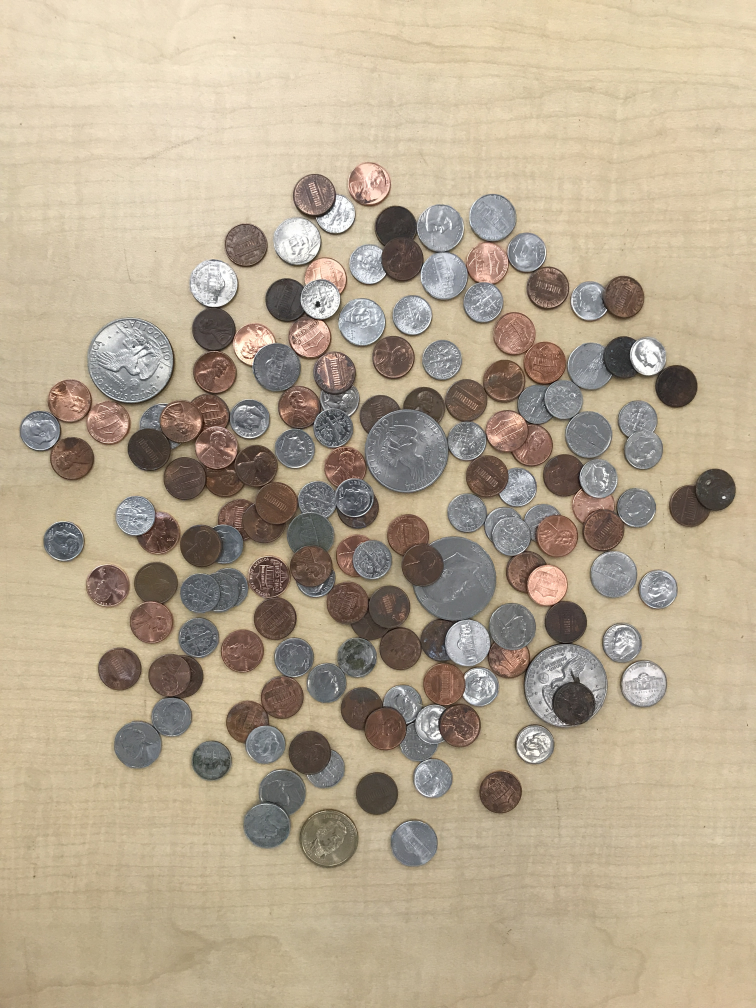
//> input picture circle-detection/image.jpg, 3024 x 4032 px (shown at 1/4 size)
$ ./mask image.jpg   (built with g++ and OpenCV 4)
//> lines starting //> are read from the running program, lines starting //| are printed output that depends on the picture; after the words box and inside, x2 and y2 are one past the last pixel; in counts of white or black regions, pixels touching at a corner belong together
#include <opencv2/opencv.hpp>
#include <iostream>
#include <stdio.h>
#include <unordered_map>
#include <unordered_set>
void LoadImage(const char* fileName, cv::Mat &src, cv::Mat &src_gray)
{
//> called with fileName = "image.jpg"
    src = cv::imread(fileName, 1);
//> src is the input picture: 4032 rows x 3024 cols, CV_8UC3; mean B, G, R 144.3, 167.6, 182.5
    cv::cvtColor(src, src_gray, cv::COLOR_BGR2GRAY);
}
void SmoothImage(cv::Mat &src, cv::Mat &dst)
{
    //do a closing morphology with cross kernel of size 2*9 + 1
    int m_size = 5;
    cv::GaussianBlur(src, dst, cv::Size(11, 11), 2, 2);
    cv::Mat element = cv::getStructuringElement(2, cv::Size(7, 7));
    cv::morphologyEx(src, dst, 2, element);
    cv::morphologyEx(dst, dst, 2, element);
    cv::morphologyEx(dst, dst, 0, element);
    cv::morphologyEx(dst, dst, 2, element);
    cv::morphologyEx(dst, dst, 2, element);
    cv::morphologyEx(dst, dst, 2, element);
    cv::morphologyEx(dst, dst, 2, element);
    //cv::morphologyEx(dst, dst, 0, element);
    //
}
int GetPixelLocation(cv::Mat &src, int y, int x)
{
    return src.cols * y + x;
}
//flood fill to find connected components,
//then remove components less than a certain size
void RemoveCoinsFromMask(cv::Mat &src, cv::Mat &mask)
{
    //run connected components on the background
    cv::Mat labelImage, stats, centroids;
    std::unordered_set<int> largeEnoughLabels;
    int nLabels = cv::connectedComponentsWithStats(mask, labelImage, stats, centroids, 4);
    //find all labels that are large enough (meaning not noise in coin)
    for(int i = 0; i < nLabels; i++)
        if(stats.at<int>(i, cv::CC_STAT_AREA) > 20000)
            largeEnoughLabels.insert(i);
    for(int i = 0; i < mask.rows; i++)
        for(int j = 0; j < mask.cols; j++)
        {
            int label = labelImage.at<int>(i, j);
            if(largeEnoughLabels.find(label) == largeEnoughLabels.end())
            {
                mask.at<uchar>(i, j) = 0;
            }

        }
}
void DisplayImage(const char* window_name, cv::Mat &src, cv::Size dimensions)
{
    cv::namedWindow(window_name, cv::WINDOW_NORMAL);
    cv::resizeWindow(window_name, dimensions);
    cv::imshow(window_name, src);
}
int main(int argc, char** argv)
{
    cv::Mat src, src_gray, image;
    LoadImage(argv[1], src, src_gray); //load image
    //split the color image into 3 color channels, smooth it, then recombine
    std::vector<cv::Mat> channels(3);
    cv::split(src, channels);
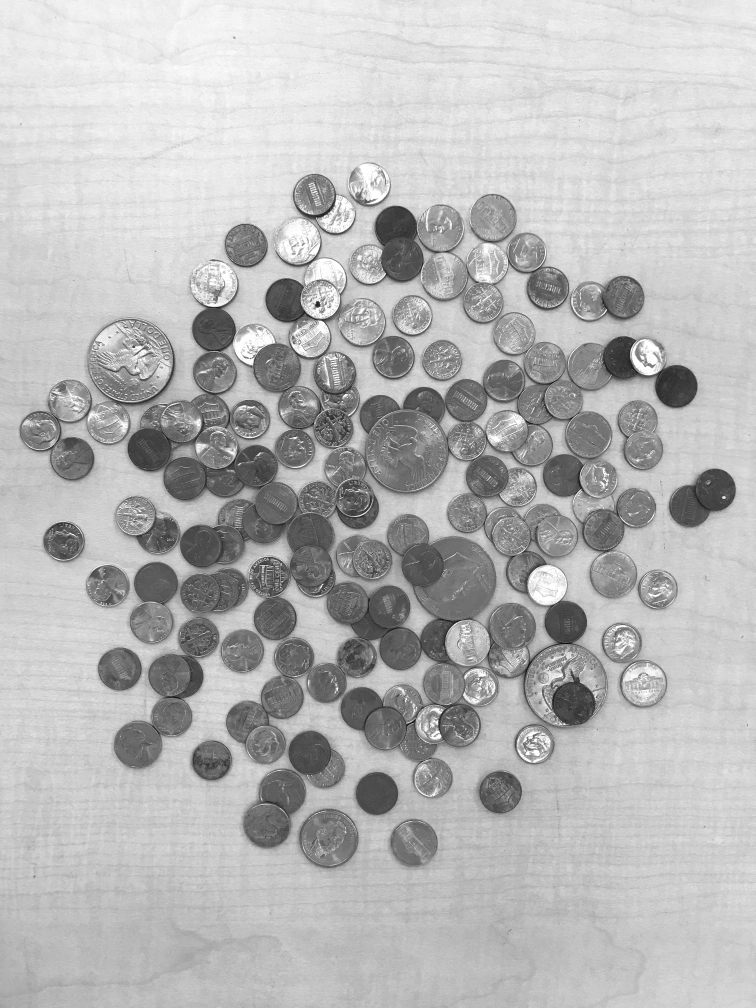
//> channels[2]: 4032 rows x 3024 cols, CV_8UC1 (shown at 1/4 size); min 0, max 255, mean 182.5
    for(int i = 0; i < 3; i++)
        SmoothImage(channels[i], channels[i]);
//> this loop made 3 passes
//> pass 1, in SmoothImage, `cv::morphologyEx(dst, dst, 0, element);`:
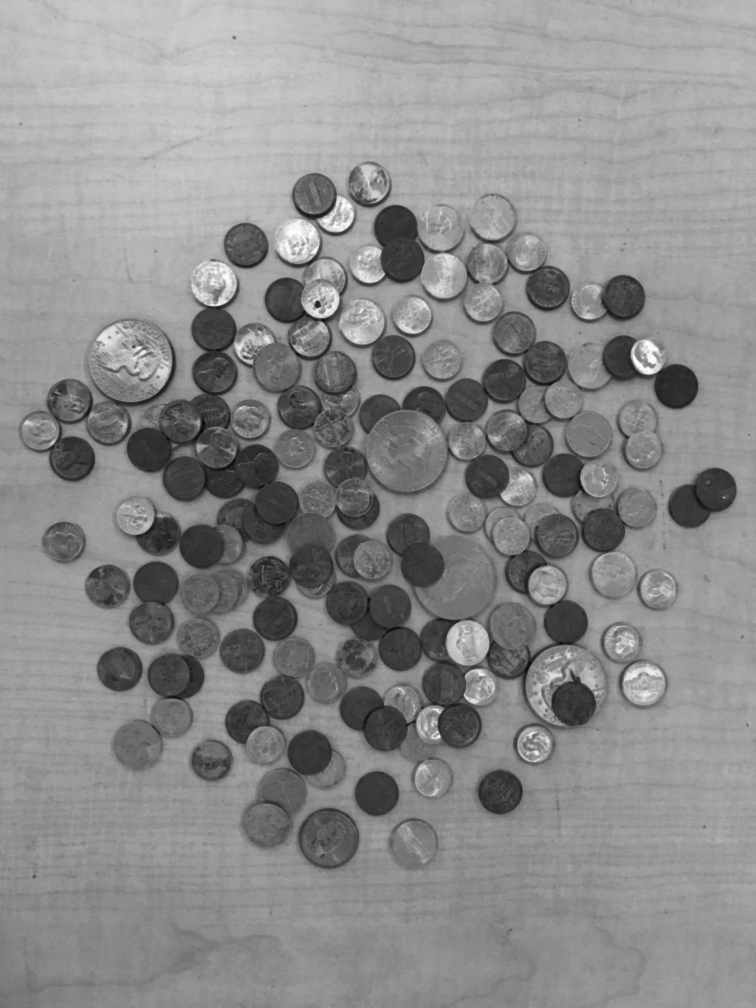
//> dst: 4032 rows x 3024 cols, CV_8UC1 (shown at 1/4 size); min 8, max 255, mean 138.9
    cv::merge(channels, image);
    int histSize = 256;
    float range[] = { 0, 256 }; //the upper boundary is exclusive
    const float* histRange = { range };
    bool uniform = true, accumulate = false;
    cv::Mat b_hist, g_hist, r_hist;
    calcHist( &channels[0], 1, 0, cv::Mat(), b_hist, 1, &histSize, &histRange, uniform, accumulate );
//> b_hist = 256 values, max 222718 at index 154, min 0 at index 0, mean 47628
    calcHist( &channels[1], 1, 0, cv::Mat(), g_hist, 1, &histSize, &histRange, uniform, accumulate );
//> g_hist = 256 values, max 238209 at index 186, min 0 at index 0, mean 47628
    calcHist( &channels[2], 1, 0, cv::Mat(), r_hist, 1, &histSize, &histRange, uniform, accumulate );
//> r_hist = 256 values, max 235072 at index 203, min 0 at index 0, mean 47628
    int hist_w = 512, hist_h = 400;
    int bin_w = cvRound( (double) hist_w/histSize );
    cv::Mat histImage( hist_h, hist_w, CV_8UC3, cv::Scalar( 0,0,0) );
    normalize(b_hist, b_hist, 0, histImage.rows, cv::NORM_MINMAX, -1, cv::Mat() );
//> b_hist = 256 values, max 400 at index 154, min 0 at index 0, mean 85.54
    normalize(g_hist, g_hist, 0, histImage.rows, cv::NORM_MINMAX, -1, cv::Mat() );
//> g_hist = 256 values, max 400 at index 186, min 0 at index 0, mean 79.98
    normalize(r_hist, r_hist, 0, histImage.rows, cv::NORM_MINMAX, -1, cv::Mat() );
//> r_hist = 256 values, max 400 at index 203, min 0 at index 0, mean 81.04
    for( int i = 1; i < histSize; i++ )
    {
        line( histImage, cv::Point( bin_w*(i-1), hist_h - cvRound(b_hist.at<float>(i-1)) ),
              cv::Point( bin_w*(i), hist_h - cvRound(b_hist.at<float>(i)) ),
              cv::Scalar( 255, 0, 0), 2, 8, 0  );
        line( histImage, cv::Point( bin_w*(i-1), hist_h - cvRound(g_hist.at<float>(i-1)) ),
              cv::Point( bin_w*(i), hist_h - cvRound(g_hist.at<float>(i)) ),
              cv::Scalar( 0, 255, 0), 2, 8, 0  );
        line( histImage, cv::Point( bin_w*(i-1), hist_h - cvRound(r_hist.at<float>(i-1)) ),
              cv::Point( bin_w*(i), hist_h - cvRound(r_hist.at<float>(i)) ),
              cv::Scalar( 0, 0, 255), 2, 8, 0  );
    }
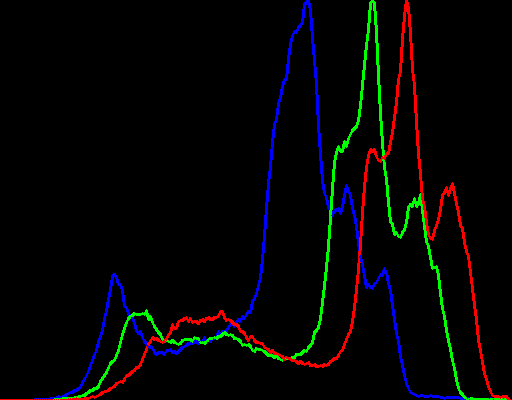
//> histImage: 400 rows x 512 cols, CV_8UC3; mean B, G, R 4.5, 4.5, 4.8
    cv::namedWindow("image", cv::WINDOW_NORMAL);
    cv::resizeWindow("image", 1200, 1600);
    cv::imshow("image", image);
    //cv::waitKey();
    cv::Mat background_mask = cv::Mat::zeros(image.size(), CV_8UC1);
    for(int i = 0; i < image.rows; i++)
    {
        for(int j = 0; j < image.cols; j++)
        {
            cv::Vec3b pixel = image.at<cv::Vec3b>(i, j);
            int b_freq = b_hist.at<float>(pixel[0]);
            int g_freq = g_hist.at<float>(pixel[1]);
            int r_freq = r_hist.at<float>(pixel[2]);
            int t_min = 100;
            if(b_freq > t_min && g_freq > t_min && r_freq > t_min)
                background_mask.at<uchar>(i, j) = 1;
            else
                background_mask.at<uchar>(i, j) = 0;
        }
    }
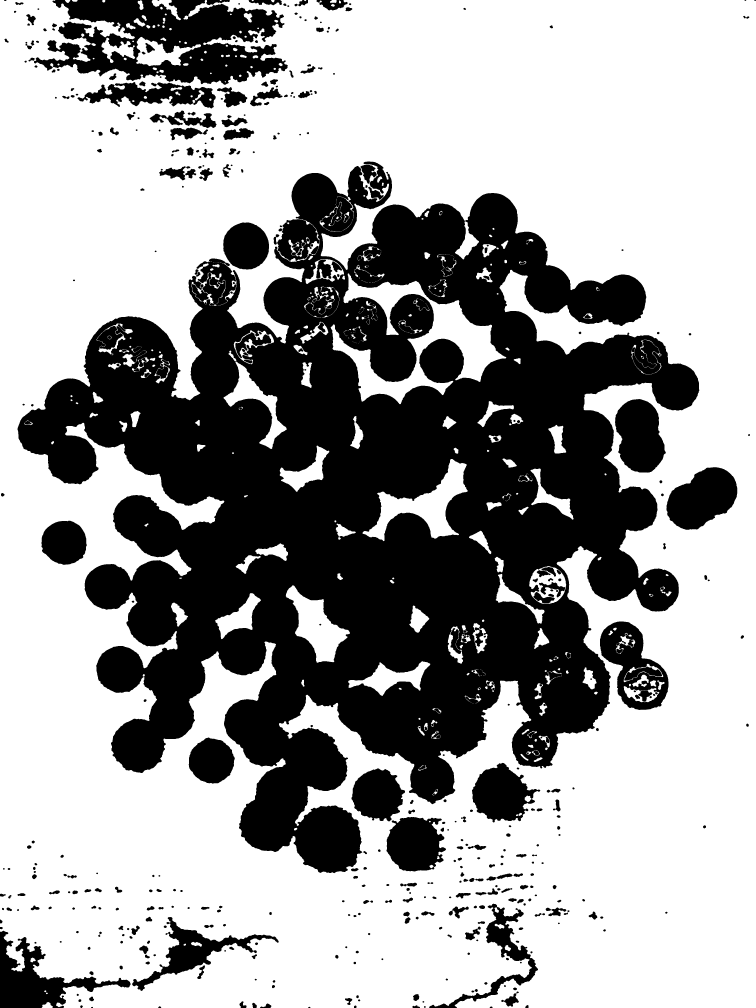
//> background_mask: 4032 rows x 3024 cols, CV_8UC1 (shown at 1/4 size); values 0 (black) and 1 (white), 62.9% white; 442 black regions, largest, box (x1, y1, x2, y2) and area: (70, 646, 2797, 3493) 3720672, (136, 0, 1151, 339) 201601, (0, 3723, 522, 4032) 54672
    cv::Mat display1, display2;
    src.copyTo(display1, 1 - background_mask);
    DisplayImage("v1", display1, cv::Size(1600, 1200));
    RemoveCoinsFromMask(image, background_mask);
//> in RemoveCoinsFromMask, `int nLabels = cv::connectedComponentsWithStats(mask, labelImage, stats..`:
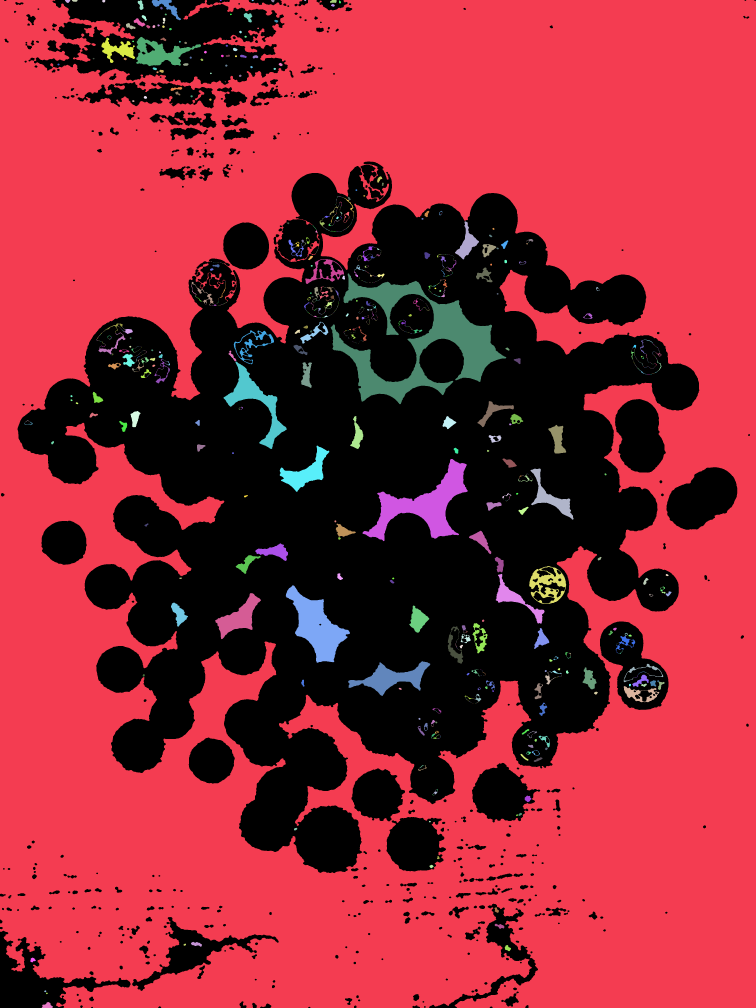
//> labelImage: 4032 rows x 3024 cols, CV_32SC1 (shown at 1/4 size); 1482 distinct labels, from 0 to 1481; one colour per label, 0 black
//> in RemoveCoinsFromMask, `int nLabels = cv::connectedComponentsWithStats(mask, labelImage, stats..`: stats = 1482 rows, first 6: [0, 0, 3024, 4032, 4523324], [0, 0, 3024, 4032, 7234254], [260, 0, 21, 12, 175], [288, 0, 22, 7, 133], [409, 0, 12, 10, 103], [551, 0, 23, 40, 556]; centroids = 1482 pairs, first value 99 to 2674.2, second value 1.08 to 4022.6; nLabels = 1482
//> after the loop in RemoveCoinsFromMask, `for(int i = 0; i < mask.rows; i++)`: mask: 4032 rows x 3024 cols, CV_8UC1; values 0 (black) and 1 (white), 61% white; 387 black regions, largest, box (x1, y1, x2, y2) and area: (70, 646, 2797, 3493) 3925700, (136, 0, 1151, 339) 231644, (2400, 2486, 2674, 2840) 57984
    cv::Mat inverse_mask = 1 - background_mask;
    src.copyTo(display2, inverse_mask);
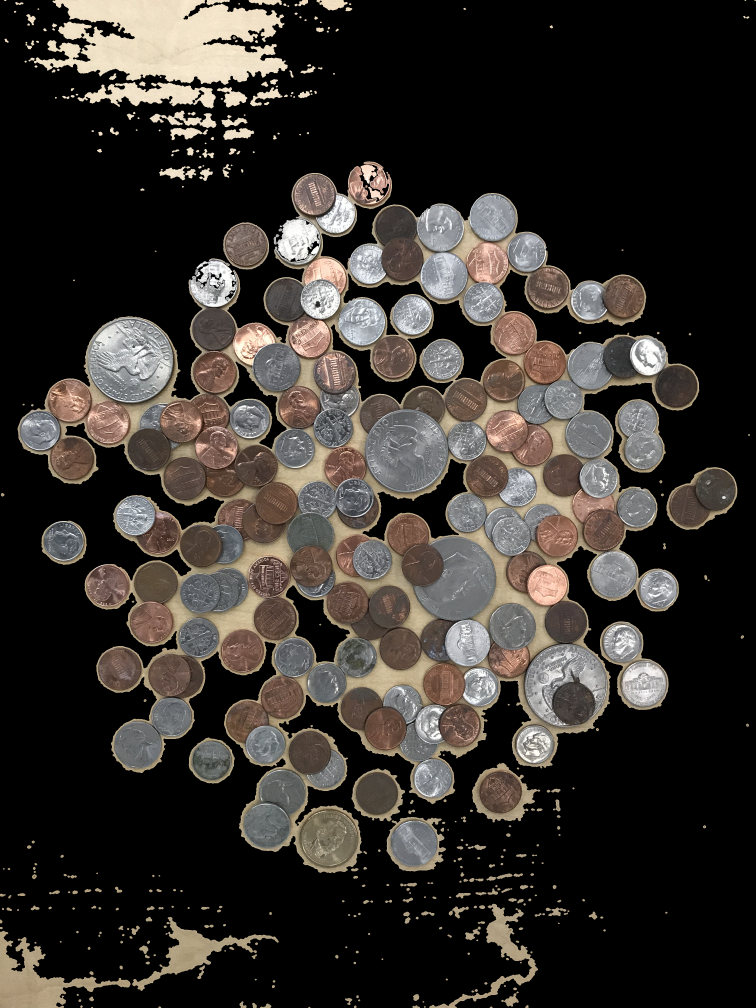
//> display2: 4032 rows x 3024 cols, CV_8UC3 (shown at 1/4 size); mean B, G, R 46.2, 50.7, 55.4
    DisplayImage("v2", display2, cv::Size(1600, 1200));
    cv::waitKey();

    // [28 lines of commented-out code are left out]
}

$ run again, on circle-detection/coins2.jpg
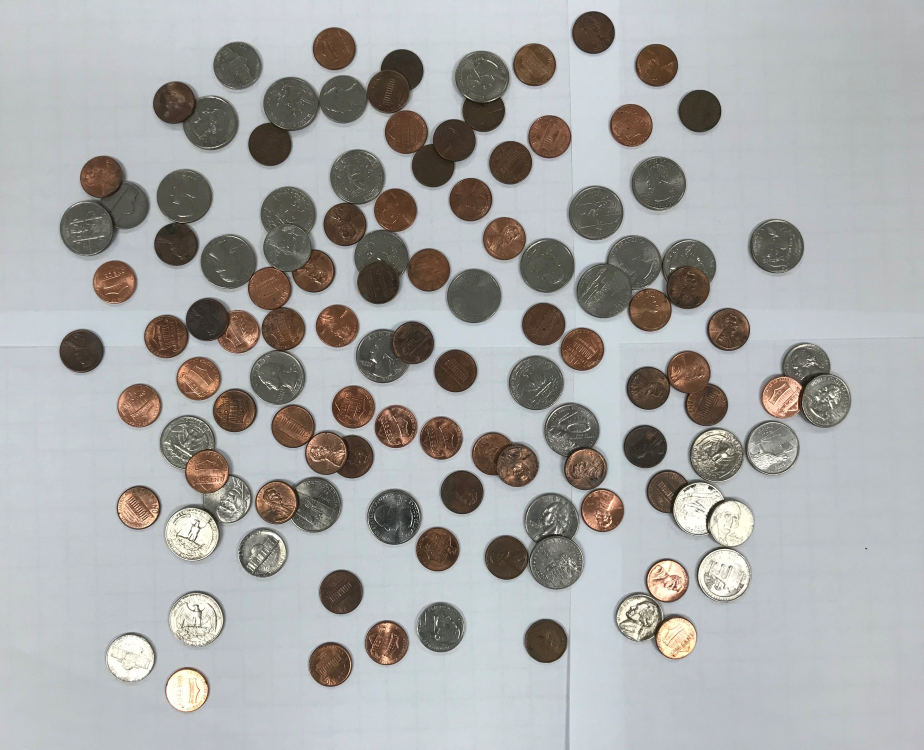
//> input picture circle-detection/coins2.jpg, 3696 x 2997 px (shown at 1/4 size)
//> in LoadImage, src is the input picture: 2997 rows x 3696 cols, CV_8UC3; mean B, G, R 166.9, 167.9, 167.6
//> `calcHist( &channels[0], 1, 0, cv::Mat(), b_hist, 1, &histSize, &histRa..`: b_hist = 256 values, max 465443 at index 197, min 0 at index 0, mean 43269.2
//> `calcHist( &channels[1], 1, 0, cv::Mat(), g_hist, 1, &histSize, &histRa..`: g_hist = 256 values, max 478297 at index 193, min 0 at index 0, mean 43269.2
//> `calcHist( &channels[2], 1, 0, cv::Mat(), r_hist, 1, &histSize, &histRa..`: r_hist = 256 values, max 531867 at index 189, min 0 at index 0, mean 43269.2
//> `normalize(b_hist, b_hist, 0, histImage.rows, cv::NORM_MINMAX, -1, cv::..`: b_hist = 256 values, max 400 at index 197, min 0 at index 0, mean 37.19
//> `normalize(g_hist, g_hist, 0, histImage.rows, cv::NORM_MINMAX, -1, cv::..`: g_hist = 256 values, max 400 at index 193, min 0 at index 0, mean 36.19
//> `normalize(r_hist, r_hist, 0, histImage.rows, cv::NORM_MINMAX, -1, cv::..`: r_hist = 256 values, max 400 at index 189, min 0 at index 0, mean 32.54
//> in RemoveCoinsFromMask, `int nLabels = cv::connectedComponentsWithStats(mask, labelImage, stats..`:
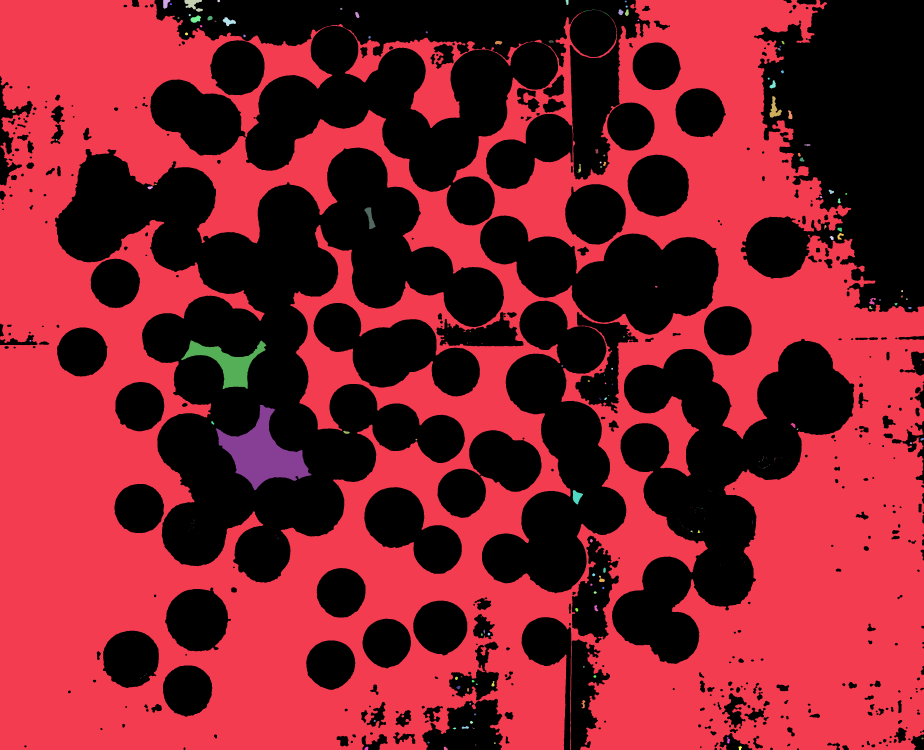
//> labelImage: 2997 rows x 3696 cols, CV_32SC1 (shown at 1/4 size); 344 distinct labels, from 0 to 343; one colour per label, 0 black
//> stats = 344 rows, first 6: [0, 0, 3696, 2997, 5203977], [0, 0, 3696, 2997, 5774194], [652, 0, 29, 35, 653], [738, 0, 74, 47, 1753], [870, 0, 10, 9, 77], [2262, 0, 12, 20, 184]; centroids = 344 pairs, first value 54.98 to 3692.1, second value 3.58 to 2992.1; nLabels = 344
//> after the loop in RemoveCoinsFromMask, `for(int i = 0; i < mask.rows; i++)`:
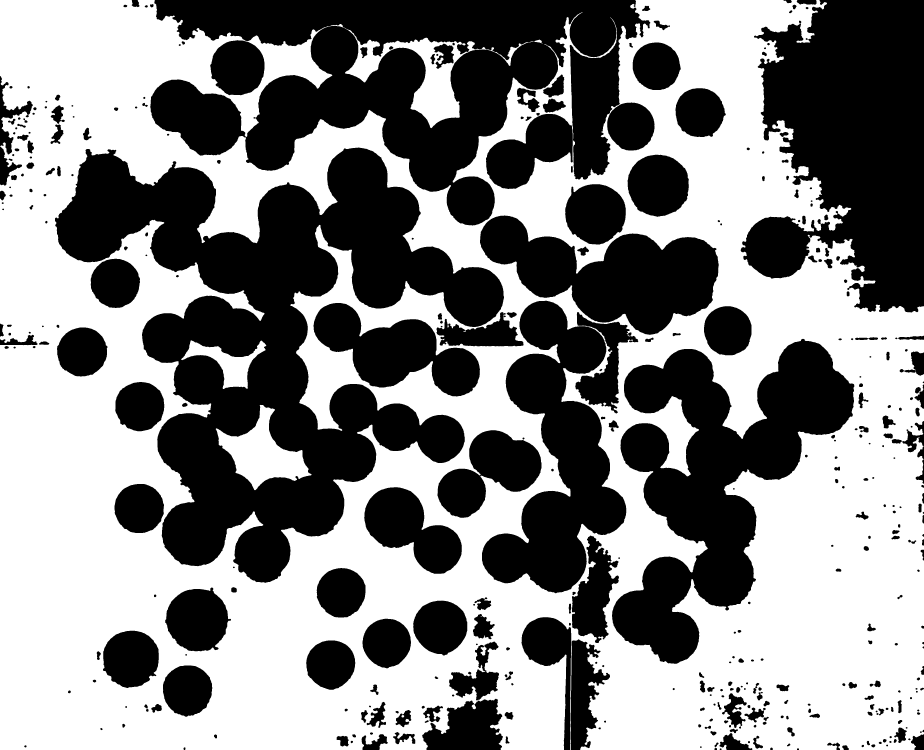
//> mask: 2997 rows x 3696 cols, CV_8UC1 (shown at 1/4 size); values 0 (black) and 1 (white), 52.8% white; 383 black regions, largest, box (x1, y1, x2, y2) and area: (220, 590, 2016, 2331) 1257524, (601, 0, 2601, 902) 866722, (2963, 0, 3696, 1250) 633649
